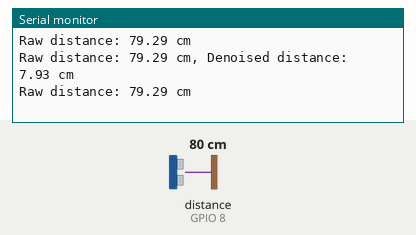
Bench run of a program on a simulated Seeed XIAO ESP32-S3. On the bench: the last lines printed to the serial monitor. Wiring (inferred from the names in the program): ultrasonic range finder: trigger GPIO 9; echo GPIO 8. The test bench sets the inputs (shaded band); at power-on: distance to the obstacle (sensor on GPIO 8) 80 cm. The echo pulse lasts 58.3 µs per cm; nothing arrives over Bluetooth unless stated; a phone connects over Bluetooth LE 3 s after start.

Above: at 2.8 s.
2.9 s: distance to the obstacle (sensor on GPIO 8) set to 2 cm
At 3.9 s:
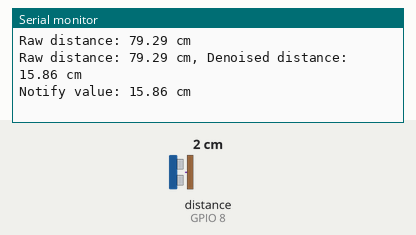
6.5 s: distance to the obstacle (sensor on GPIO 8) set to 4 cm
At 7.9 s:
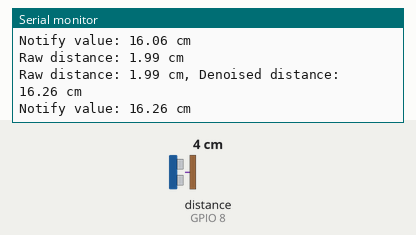
Timing chart, 0 to 9.5 s (numbered marks = the images above; inputs shaded):
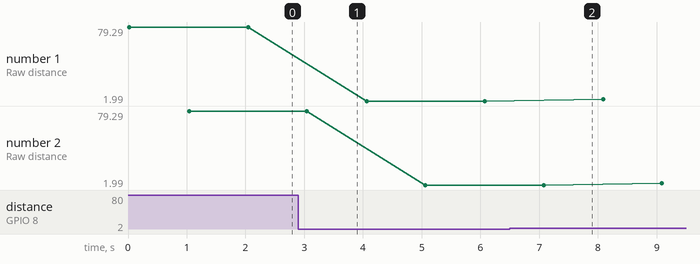

Measured:
- plotted number 1: 79.29 → 1.99 after the input at 2.9 s, 1.99 → 3.98 after the input at 6.5 s
- plotted number 2: 79.29 → 1.99 after the input at 2.9 s, 1.99 → 3.98 after the input at 6.5 s

The program:

main.cpp
```cpp
#include <Arduino.h>
#include <BLEDevice.h>
#include <BLEServer.h>
#include <BLEUtils.h>
#include <BLE2902.h>
#include <stdlib.h>

BLEServer* pServer = NULL;
BLECharacteristic* pCharacteristic = NULL;
bool deviceConnected = false;
bool oldDeviceConnected = false;
unsigned long previousMillis = 0;
const long interval = 1000;

// TODO: add new global variables for your sensor readings and processed data
// Define the HC-SR04 sensor pins
const int triggerPin = 9; // TODO: set to your trigger pin number
const int echoPin = 8;   // TODO: set to your echo pin number

// Define the number of samples for the moving average filter
const int numSamples = 10;
int sampleIndex = 0;
float samples[numSamples];
float averageDistance = 0;

// TODO: Change the UUID to your own (any specific one works, but make sure they're different from others'). You can generate one here: https://www.uuidgenerator.net/
#define SERVICE_UUID        "7d26257b-667b-43e3-bb32-b4cfbd351479"
#define CHARACTERISTIC_UUID "eb9cea5a-5c44-45fa-80d2-7aea30b5ca9c"

class MyServerCallbacks : public BLEServerCallbacks {
    void onConnect(BLEServer* pServer) {
        deviceConnected = true;
    };

    void onDisconnect(BLEServer* pServer) {
        deviceConnected = false;
    }
};

// TODO: add DSP algorithm functions here

void setup() {
    Serial.begin(9600);
    Serial.println("Starting BLE work!");

    // TODO: add codes for handling your sensor setup (pinMode, etc.)
    // Initialize the HC-SR04 sensor
    pinMode(triggerPin, OUTPUT);
    pinMode(echoPin, INPUT);
    digitalWrite(triggerPin, LOW); // Keep trigger low
    // Initialize moving average samples
    for (int i = 0; i < numSamples; i++) {
        samples[i] = 0;
    }

    // TODO: name your device to avoid conflictions
    BLEDevice::init("JJY_XIAO_ESP32S3");
    pServer = BLEDevice::createServer();
    pServer->setCallbacks(new MyServerCallbacks());
    BLEService *pService = pServer->createService(SERVICE_UUID);
    pCharacteristic = pService->createCharacteristic(
        CHARACTERISTIC_UUID,
        BLECharacteristic::PROPERTY_READ |
        BLECharacteristic::PROPERTY_WRITE |
        BLECharacteristic::PROPERTY_NOTIFY
    );
    pCharacteristic->addDescriptor(new BLE2902());
    pCharacteristic->setValue("Hello World");
    pService->start();
    // BLEAdvertising *pAdvertising = pServer->getAdvertising();  // this still is working for backward compatibility
    BLEAdvertising *pAdvertising = BLEDevice::getAdvertising();
    pAdvertising->addServiceUUID(SERVICE_UUID);
    pAdvertising->setScanResponse(true);
    pAdvertising->setMinPreferred(0x06);  // functions that help with iPhone connections issue
    pAdvertising->setMinPreferred(0x12);
    BLEDevice::startAdvertising();
    Serial.println("Characteristic defined! Now you can read it in your phone!");
}

void loop() {
    // TODO: add codes for handling your sensor readings (analogRead, etc.)
    // Trigger the HC-SR04 to start a measurement
    digitalWrite(triggerPin, HIGH);
    delayMicroseconds(10);
    digitalWrite(triggerPin, LOW);

    // Measure the pulse width on the echo pin
    long duration = pulseIn(echoPin, HIGH);
    float distanceCm = duration * 0.034 / 2; // Convert to cm

    // Simple check to ensure you're getting valid readings
    if (duration == 0) {
        Serial.println("No echo received");
    } else {
        Serial.print("Raw distance: ");
        Serial.print(distanceCm);
        Serial.println(" cm");
    }

    delay(1000); // Add a delay between readings for testing
    // TODO: use your defined DSP algorithm to process the readings
    // Update the moving average with the new distance
    averageDistance -= samples[sampleIndex] / numSamples; // Subtract the oldest sample
    samples[sampleIndex] = distanceCm;
    averageDistance += samples[sampleIndex] / numSamples; // Add the new sample
    sampleIndex = (sampleIndex + 1) % numSamples;

    // Print both the raw and denoised data
    Serial.print("Raw distance: ");
    Serial.print(distanceCm);
    Serial.print(" cm, Denoised distance: ");
    Serial.print(averageDistance);
    Serial.println(" cm");

    // Check if BLE device is connected
    if (deviceConnected) {
        unsigned long currentMillis = millis();
        if (currentMillis - previousMillis >= interval) {
            // Check if denoised distance is less than 30 cm
            if (averageDistance < 30) {
                // Convert the float to a string to send via BLE
                char txBuffer[20];
                snprintf(txBuffer, sizeof(txBuffer), "%.2f cm", averageDistance);
                pCharacteristic->setValue(txBuffer);
                pCharacteristic->notify();
                Serial.print("Notify value: ");
                Serial.println(txBuffer);
            }
            previousMillis = currentMillis;
        }
    }
    // disconnecting
    if (!deviceConnected && oldDeviceConnected) {
        delay(500);  // give the bluetooth stack the chance to get things ready
        pServer->startAdvertising();  // advertise again
        Serial.println("Start advertising");
        oldDeviceConnected = deviceConnected;
    }
    // connecting
    if (deviceConnected && !oldDeviceConnected) {
        // do stuff here on connecting
        oldDeviceConnected = deviceConnected;
    }
    delay(1000);
}
```
